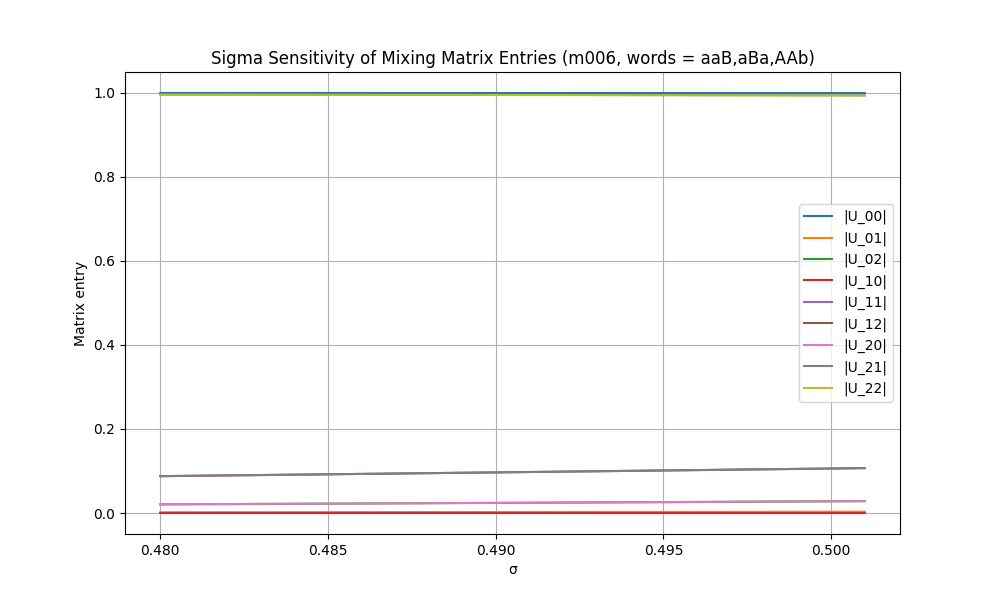

Here is the Python script that generated this plot:
import snappy
import numpy as np
import pandas as pd
import matplotlib.pyplot as plt
from scipy.linalg import logm, qr

# ----------------------------------------------------------------------
# Helper: axis from SL(2,C) matrix (converts PARI -> NumPy complex)
# ----------------------------------------------------------------------
def matrix_to_axis_vector(mat):
    """
    Extract a unit direction vector from an SL(2,C) matrix.
    Uses the matrix logarithm and Pauli decomposition.
    """
    try:
        # Convert to NumPy complex array (essential!)
        mat_np = np.array(mat, dtype=complex)

        # Ensure determinant is 1 (normalize if needed)
        det = np.linalg.det(mat_np)
        mat_np = mat_np / np.sqrt(det)

        # Matrix logarithm
        L = logm(mat_np)

        # Pauli decomposition: L = (i/2)(x σx + y σy + z σz) + (η/2) I
        # The axis direction is proportional to ( Im(L[1,0]), Im(L[0,1]), Im(L[0,0]) )
        n = np.array([L[1,0].imag, L[0,1].imag, L[0,0].imag])
        norm = np.linalg.norm(n)
        if norm < 1e-12:
            # Fallback (should not happen for hyperbolic elements)
            n = np.array([L[1,0].real, L[0,1].real, L[0,0].real])
            norm = np.linalg.norm(n)
        return n / norm
    except Exception as e:
        print(f"Warning: axis extraction failed: {e}")
        return np.array([1.0, 0.0, 0.0])

# ----------------------------------------------------------------------
# Helper: compute mixing matrix from three words
# ----------------------------------------------------------------------
def mixing_matrix_from_words(rho, words, sigma):
    """
    rho : holonomy function (word -> SL(2,C) matrix)
    words : list of three strings
    sigma : Gaussian width
    Returns: U (3x3 unitary), axes (list of vectors), angles (3x3 angle matrix)
    """
    axes = []
    for w in words:
        mat = rho(w)
        axis = matrix_to_axis_vector(mat)
        axes.append(axis)

    # Angle matrix
    angles = np.zeros((3,3))
    for i in range(3):
        for j in range(3):
            cos = np.dot(axes[i], axes[j])
            cos = np.clip(cos, -1.0, 1.0)
            angles[i,j] = np.arccos(cos)

    # Gaussian overlap
    K = np.exp(- (angles**2) / (2 * sigma**2))

    # QR orthogonalization -> unitary mixing matrix
    Q, R = qr(K)
    return Q, axes, angles

# ----------------------------------------------------------------------
# Main sigma sensitivity scan
# ----------------------------------------------------------------------
# Load manifold m006 (index 43)
M = snappy.OrientableClosedCensus[43]
rho = M.polished_holonomy()

# Fixed words (best triple)
words = ['aaB', 'aBa', 'AAb']

# CKM target (moduli)
CKM = np.array([
    [0.97427, 0.22536, 0.00355],
    [0.22522, 0.97339, 0.04108],
    [0.00886, 0.04050, 0.99914]
])

# Sigma range
sigmas = np.arange(0.48, 0.501, 0.001)

results = []
for sigma in sigmas:
    U, axes, angles = mixing_matrix_from_words(rho, words, sigma)
    diff = np.abs(U) - CKM
    fitness = np.linalg.norm(diff, 'fro')
    row = [sigma] + np.abs(U).flatten().tolist() + [fitness]
    results.append(row)

# Save to CSV
columns = ['sigma'] + [f'U{i}{j}' for i in range(3) for j in range(3)] + ['fitness']
df = pd.DataFrame(results, columns=columns)
df.to_csv('sigma_sensitivity.csv', index=False)
print("Sigma sensitivity scan complete. Saved to sigma_sensitivity.csv")

# Plot each entry vs sigma
plt.figure(figsize=(10,6))
for i in range(3):
    for j in range(3):
        plt.plot(df['sigma'], df[f'U{i}{j}'], label=f'|U_{i}{j}|')
plt.xlabel('σ')
plt.ylabel('Matrix entry')
plt.legend()
plt.title('Sigma Sensitivity of Mixing Matrix Entries (m006, words = aaB,aBa,AAb)')
plt.grid(True)
plt.savefig('sigma_sensitivity.png')
plt.show()

# Print max variation
print("\nMaximum variation over sigma range:")
for col in [f'U{i}{j}' for i in range(3) for j in range(3)]:
    variation = df[col].max() - df[col].min()
    print(f"{col}: {variation:.6f}")
